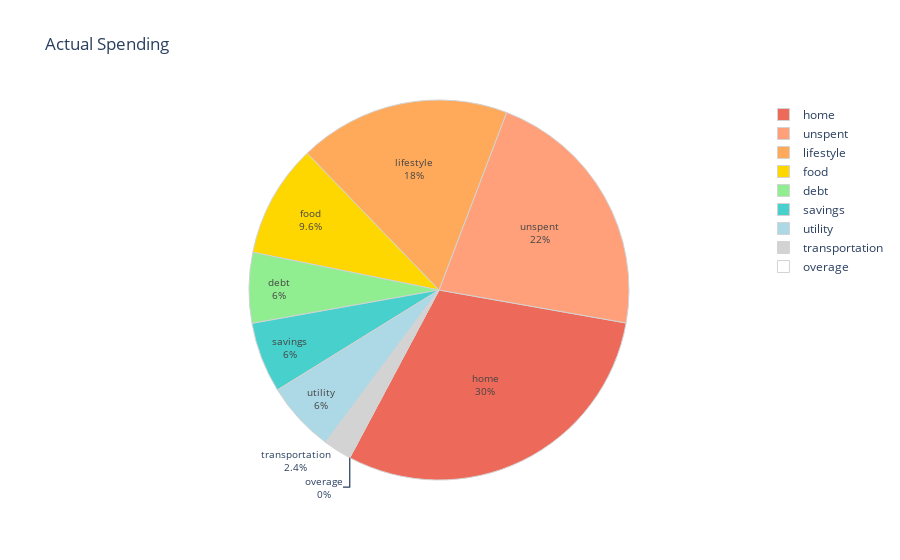

Notebook source saved alongside this figure:
### Code cell
import plotly.graph_objects as go

fig = go.Figure(data=[
    go.Pie
    (
        rotation = 100,
        labels=pie_group.category,
        values= pie_group.actual
    )
])
                                                               
fig.update_traces(hoverinfo='label + value', textinfo='label + percent', textfont_size=10,
                  marker=dict(colors=soft_colors, line=dict(color='lightgrey', width=1)))
fig.update_layout(title_text="Actual Spending")

fig.show()

### Figure 1 — Plotly figure (JSON) as saved in the notebook; plotly's stock layout.template omitted (floating-point values rounded to 4 significant figures)
{"data": [{"hoverinfo": "label+value", "labels": ["home", "unspent", "lifestyle", "food", "debt", "savings", "utility", "transportation", "overage"], "marker": {"colors": ["ED6A5A", "lightsalmon", "FFAA5A", "gold", "lightgreen", "mediumturquoise", "lightblue", "lightgray", "white"], "line": {"color": "lightgrey", "width": 1}}, "rotation": 100, "textfont": {"size": 10}, "textinfo": "label+percent", "type": "pie", "values": [2500, 1832, 1500, 800, 500, 500, 500, 200, 0]}], "layout": {"title": {"text": "Actual Spending"}}}
